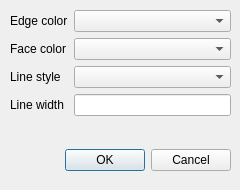
<?xml version="1.0" encoding="UTF-8"?>
<ui version="4.0">
 <class>PropertyEditDialog</class>
 <widget class="QDialog" name="PropertyEditDialog">
  <property name="geometry">
   <rect>
    <x>0</x>
    <y>0</y>
    <width>240</width>
    <height>190</height>
   </rect>
  </property>
  <property name="windowTitle">
   <string>Dialog</string>
  </property>
  <widget class="QDialogButtonBox" name="buttonBox">
   <property name="geometry">
    <rect>
     <x>10</x>
     <y>140</y>
     <width>221</width>
     <height>41</height>
    </rect>
   </property>
   <property name="orientation">
    <enum>Qt::Horizontal</enum>
   </property>
   <property name="standardButtons">
    <set>QDialogButtonBox::Cancel|QDialogButtonBox::Ok</set>
   </property>
  </widget>
  <widget class="QWidget" name="formLayoutWidget">
   <property name="geometry">
    <rect>
     <x>10</x>
     <y>10</y>
     <width>221</width>
     <height>121</height>
    </rect>
   </property>
   <layout class="QFormLayout" name="formLayout">
    <item row="0" column="0">
     <widget class="QLabel" name="label">
      <property name="text">
       <string>Edge color</string>
      </property>
     </widget>
    </item>
    <item row="1" column="0">
     <widget class="QLabel" name="label_2">
      <property name="text">
       <string>Face color</string>
      </property>
     </widget>
    </item>
    <item row="1" column="1">
     <widget class="QComboBox" name="comboBox_FaceColor">
      <item>
       <property name="text">
        <string/>
       </property>
      </item>
      <item>
       <property name="text">
        <string>transparent</string>
       </property>
      </item>
      <item>
       <property name="text">
        <string>blue</string>
       </property>
      </item>
      <item>
       <property name="text">
        <string>cyan</string>
       </property>
      </item>
      <item>
       <property name="text">
        <string>green</string>
       </property>
      </item>
      <item>
       <property name="text">
        <string>yellow</string>
       </property>
      </item>
      <item>
       <property name="text">
        <string>red</string>
       </property>
      </item>
      <item>
       <property name="text">
        <string>magenta</string>
       </property>
      </item>
      <item>
       <property name="text">
        <string>white</string>
       </property>
      </item>
      <item>
       <property name="text">
        <string>lightGray</string>
       </property>
      </item>
      <item>
       <property name="text">
        <string>gray</string>
       </property>
      </item>
      <item>
       <property name="text">
        <string>darkGray</string>
       </property>
      </item>
      <item>
       <property name="text">
        <string>black</string>
       </property>
      </item>
      <item>
       <property name="text">
        <string>darkBlue</string>
       </property>
      </item>
      <item>
       <property name="text">
        <string>darkCyan</string>
       </property>
      </item>
      <item>
       <property name="text">
        <string>darkGreen</string>
       </property>
      </item>
      <item>
       <property name="text">
        <string>darkYellow</string>
       </property>
      </item>
      <item>
       <property name="text">
        <string>darkRed</string>
       </property>
      </item>
      <item>
       <property name="text">
        <string>darkMagenta</string>
       </property>
      </item>
     </widget>
    </item>
    <item row="0" column="1">
     <widget class="QComboBox" name="comboBox_EdgeColor">
      <item>
       <property name="text">
        <string/>
       </property>
      </item>
      <item>
       <property name="text">
        <string>transparent</string>
       </property>
      </item>
      <item>
       <property name="text">
        <string>blue</string>
       </property>
      </item>
      <item>
       <property name="text">
        <string>cyan</string>
       </property>
      </item>
      <item>
       <property name="text">
        <string>green</string>
       </property>
      </item>
      <item>
       <property name="text">
        <string>yellow</string>
       </property>
      </item>
      <item>
       <property name="text">
        <string>red</string>
       </property>
      </item>
      <item>
       <property name="text">
        <string>magenta</string>
       </property>
      </item>
      <item>
       <property name="text">
        <string>white</string>
       </property>
      </item>
      <item>
       <property name="text">
        <string>lightGray</string>
       </property>
      </item>
      <item>
       <property name="text">
        <string>gray</string>
       </property>
      </item>
      <item>
       <property name="text">
        <string>darkGray</string>
       </property>
      </item>
      <item>
       <property name="text">
        <string>black</string>
       </property>
      </item>
      <item>
       <property name="text">
        <string>darkBlue</string>
       </property>
      </item>
      <item>
       <property name="text">
        <string>darkCyan</string>
       </property>
      </item>
      <item>
       <property name="text">
        <string>darkGreen</string>
       </property>
      </item>
      <item>
       <property name="text">
        <string>darkYellow</string>
       </property>
      </item>
      <item>
       <property name="text">
        <string>darkRed</string>
       </property>
      </item>
      <item>
       <property name="text">
        <string>darkMagenta</string>
       </property>
      </item>
     </widget>
    </item>
    <item row="2" column="0">
     <widget class="QLabel" name="label_3">
      <property name="text">
       <string>Line style</string>
      </property>
     </widget>
    </item>
    <item row="2" column="1">
     <widget class="QComboBox" name="comboBox_LineStyle">
      <item>
       <property name="text">
        <string/>
       </property>
      </item>
      <item>
       <property name="text">
        <string>-</string>
       </property>
      </item>
      <item>
       <property name="text">
        <string>--</string>
       </property>
      </item>
      <item>
       <property name="text">
        <string>-.</string>
       </property>
      </item>
      <item>
       <property name="text">
        <string>-..</string>
       </property>
      </item>
      <item>
       <property name="text">
        <string>..</string>
       </property>
      </item>
     </widget>
    </item>
    <item row="3" column="0">
     <widget class="QLabel" name="label_3">
      <property name="text">
       <string>Line width</string>
      </property>
     </widget>
    </item>
    <item row="3" column="1">
     <widget class="QLineEdit" name="lineEdit_LineWidth"/>
    </item>
   </layout>
  </widget>
 </widget>
 <resources/>
 <connections>
  <connection>
   <sender>buttonBox</sender>
   <signal>accepted()</signal>
   <receiver>PropertyEditDialog</receiver>
   <slot>accept()</slot>
   <hints>
    <hint type="sourcelabel">
     <x>248</x>
     <y>254</y>
    </hint>
    <hint type="destinationlabel">
     <x>157</x>
     <y>274</y>
    </hint>
   </hints>
  </connection>
  <connection>
   <sender>buttonBox</sender>
   <signal>rejected()</signal>
   <receiver>PropertyEditDialog</receiver>
   <slot>reject()</slot>
   <hints>
    <hint type="sourcelabel">
     <x>316</x>
     <y>260</y>
    </hint>
    <hint type="destinationlabel">
     <x>286</x>
     <y>274</y>
    </hint>
   </hints>
  </connection>
 </connections>
</ui>
